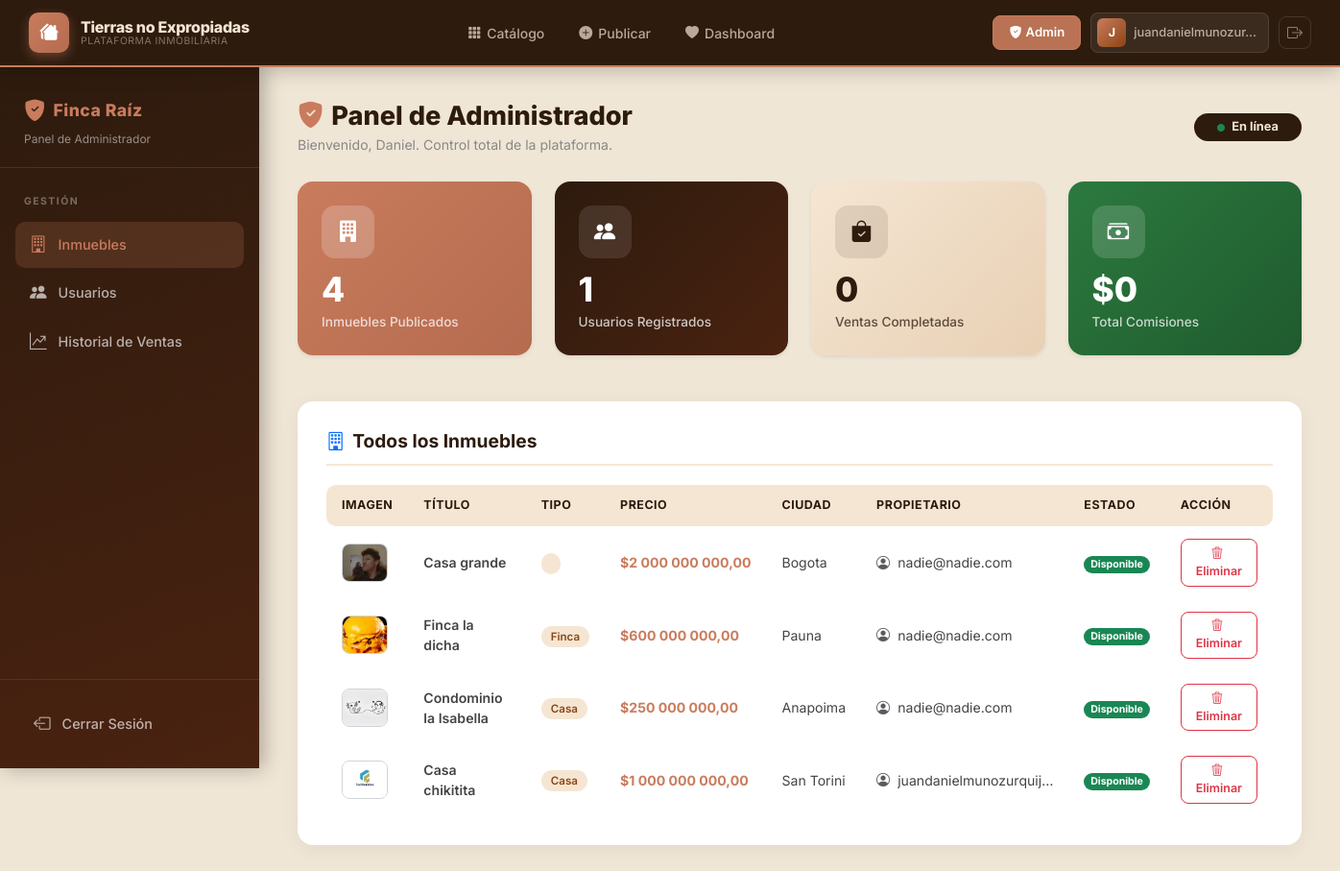
The page /api/auth/admin-dashboard/ (signed in) on the database its author committed.
### apps/usuarios/models.py (models this page shows, shortened)
class Usuario(AbstractUser):
    email = models.EmailField(unique=True)
    telefono = models.CharField(max_length=20, blank=True, null=True)
    es_agente = models.BooleanField(default=False)
    es_cliente = models.BooleanField(default=True)
    estado = models.CharField(
        max_length=20,
        default="disponible"
    )
    USERNAME_FIELD = "email"
    REQUIRED_FIELDS = ["username"]

### apps/inmuebles/models.py (models this page shows, shortened)
class Inmueble(models.Model):
    TIPOS_INMUEBLE = [
        ("apartamento", "Apartamento"),
        ("casa", "Casa"),
        ("finca", "Finca")
    ]
    tipo = models.CharField(
        max_length=20,
        choices=TIPOS_INMUEBLE
    )
    titulo = models.CharField(max_length=150)
    descripcion = models.TextField()
    tipo = models.CharField(max_length=20, choices=TIPOS_INMUEBLE)
    precio = models.DecimalField(max_digits=13, decimal_places=2)
    ciudad = models.CharField(max_length=100)
    imagen = models.ImageField(upload_to="inmuebles/", null=True, blank=True)
    estado = models.CharField(max_length=20, default="disponible")
    propietario = models.ForeignKey(
        Usuario,
        on_delete=models.CASCADE,
        related_name="inmuebles",
    )
    creado_en = models.DateTimeField(auto_now_add=True)

### apps/usuarios/views.py (the view)
# urls.py: path("admin-dashboard/", admin_dashboard, name="admin_dashboard"),
@login_required
def admin_dashboard(request):
    if not request.user.is_superuser:
        return redirect("dashboard")
    todos_inmuebles = Inmueble.objects.all().select_related("propietario").order_by("-creado_en")
    todos_usuarios = Usuario.objects.filter(is_superuser=False).order_by("-date_joined")
    todas_ventas = Venta.objects.all().select_related("inmueble", "comprador").order_by("-fecha")
    total_comisiones = Venta.objects.aggregate(total=Sum("comision"))["total"] or 0
    return render(request, "usuarios/admin_dashboard.html", {
        "todos_inmuebles": todos_inmuebles,
        "todos_usuarios": todos_usuarios,
        "todas_ventas": todas_ventas,
        "total_comisiones": total_comisiones,
        "total_inmuebles": todos_inmuebles.count(),
        "total_usuarios": todos_usuarios.count(),
        "total_ventas": todas_ventas.count(),
    })

### apps/usuarios/templates/usuarios/admin_dashboard.html (shortened to what this page needs)
{% extends "base.html" %}
{% load static %}
{% load humanize %}
{% block content %}
<link href="https://cdn.jsdelivr.net/npm/bootstrap@5.3.0/dist/css/bootstrap.min.css" rel="stylesheet">
<link href="https://cdn.jsdelivr.net/npm/bootstrap-icons/font/bootstrap-icons.css" rel="stylesheet">
<div class="d-flex">
    <nav class="admin-sidebar">
        <div class="brand">
            <div class="d-flex align-items-center gap-2 mb-1">
                <i class="bi bi-shield-fill-check" style="color: var(--admin-accent); font-size:1.4rem;"></i>
                <h4 class="mb-0">Finca Raíz</h4>
            </div>
            <p>Panel de Administrador</p>
        </div>
        <div class="nav-section">
            <span>Gestión</span>
        </div>
        <div class="px-3">
            <button class="nav-link active" onclick="showTab('inmuebles', this)">
                <i class="bi bi-building"></i> Inmuebles
            </button>
            <button class="nav-link" onclick="showTab('usuarios', this)">
                <i class="bi bi-people-fill"></i> Usuarios
            </button>
            <button class="nav-link" onclick="showTab('ventas', this)">
                <i class="bi bi-graph-up-arrow"></i> Historial de Ventas
            </button>
        </div>
        <div class="sidebar-footer">
            <a href="{% url 'logout' %}" class="nav-link">
                <i class="bi bi-box-arrow-left"></i> Cerrar Sesión
            </a>
        </div>
    </nav>
    <main class="admin-main">
        <div class="admin-header">
            <div>
                <h1><i class="bi bi-shield-fill-check me-2" style="color: var(--admin-accent);"></i>Panel de Administrador</h1>
                <p>Bienvenido, {{ request.user.username }}. Control total de la plataforma.</p>
            </div>
            <span class="badge rounded-pill px-4 py-2 fw-bold" style="background:#2D1B0E; color:#F5E6D3; font-size:0.8rem;">
                <i class="bi bi-circle-fill text-success me-1" style="font-size:0.5rem;"></i> En línea
            </span>
        </div>
        <div class="row g-4 mb-5">
            <div class="col-sm-6 col-xl-3">
                <div class="kpi-card kpi-terracota shadow-sm">
                    <div class="kpi-icon" style="background:rgba(255,255,255,0.2);">
                        <i class="bi bi-building-fill"></i>
                    </div>
                    <h2>{{ total_inmuebles }}</h2>
                    <p>Inmuebles Publicados</p>
                </div>
            </div>
            <div class="col-sm-6 col-xl-3">
                <div class="kpi-card kpi-dark shadow-sm">
                    <div class="kpi-icon" style="background:rgba(255,255,255,0.1);">
                        <i class="bi bi-people-fill"></i>
                    </div>
                    <h2>{{ total_usuarios }}</h2>
                    <p>Usuarios Registrados</p>
                </div>
            </div>
            <div class="col-sm-6 col-xl-3">
                <div class="kpi-card kpi-beige shadow-sm">
                    <div class="kpi-icon" style="background:rgba(45,27,14,0.1);">
                        <i class="bi bi-bag-check-fill"></i>
                    </div>
                    <h2>{{ total_ventas }}</h2>
                    <p>Ventas Completadas</p>
                </div>
            </div>
            <div class="col-sm-6 col-xl-3">
                <div class="kpi-card kpi-comision shadow-sm">
                    <div class="kpi-icon" style="background:rgba(255,255,255,0.15);">
                        <i class="bi bi-cash-stack"></i>
                    </div>
                    <h2>${{ total_comisiones|intcomma }}</h2>
                    <p>Total Comisiones</p>
                </div>
            </div>
        </div>
        <div id="tab-inmuebles" class="admin-panel active">
            <h3><i class="bi bi-building me-2 text-primary"></i>Todos los Inmuebles</h3>
            {% if todos_inmuebles %}
            <div class="table-responsive">
                <table class="admin-table">
                    <thead>
                        <tr>
                            <th>Imagen</th>
                            <th>Título</th>
                            <th>Tipo</th>
                            <th>Precio</th>
                            <th>Ciudad</th>
                            <th>Propietario</th>
                            <th>Estado</th>
                            <th>Acción</th>
                        </tr>
                    </thead>
                    <tbody>
                        {% for inmueble in todos_inmuebles %}
                        <tr>
                            <td>
                                {% if inmueble.imagen %}
                                <img src="{{ inmueble.imagen.url }}" class="prop-thumb" alt="{{ inmueble.titulo }}">
                                {% else %}
                                <div class="prop-thumb d-flex align-items-center justify-content-center bg-light">
                                    <i class="bi bi-image text-muted"></i>
                                </div>
                                {% endif %}
                            </td>
                            <td class="fw-semibold">{{ inmueble.titulo }}</td>
                            <td><span class="badge-tipo">{{ inmueble.get_tipo_display|default:inmueble.tipo|title }}</span></td>
                            <td class="fw-bold" style="color:#C97C5D;">${{ inmueble.precio|intcomma }}</td>
                            <td>{{ inmueble.ciudad|title }}</td>
                            <td>
                                <div class="d-flex align-items-center gap-2">
                                    <i class="bi bi-person-circle text-muted"></i>
                                    <span>{{ inmueble.propietario.email|truncatechars:22 }}</span>
                                </div>
                            </td>
                            <td>
                                {% if inmueble.estado == "disponible" %}
                                <span class="badge bg-success rounded-pill">Disponible</span>
                                {% else %}
                                <span class="badge bg-secondary rounded-pill">{{ inmueble.estado|title }}</span>
                                {% endif %}
                            </td>
                            <td>
                                <form method="POST" action="{% url 'eliminar_inmueble_admin' inmueble.id %}"
                                      onsubmit="return confirm('¿Seguro que deseas eliminar «{{ inmueble.titulo }}»? Esta acción no se puede deshacer.')">
                                    <button type="submit" class="btn-del">
                                        <i class="bi bi-trash3 me-1"></i>Eliminar
                                    </button>
                                </form>
                            </td>
                        </tr>
                        {% endfor %}
                    </tbody>
                </table>
            </div>
            {% else %}
            <div class="empty-state">
                <i class="bi bi-building d-block"></i>
                <p>No hay inmuebles publicados aún.</p>
            </div>
            {% endif %}
        </div>
    </main>
</div>
{% endblock %}

### templates/base.html (shortened to what this page needs)
{% load static %}
<!DOCTYPE html>
<html lang="es">
<head>
<link rel="stylesheet" href="{% static 'css/main.css' %}">
<link href="https://cdn.jsdelivr.net/npm/bootstrap@5.3.0/dist/css/bootstrap.min.css" rel="stylesheet">
<link href="https://cdn.jsdelivr.net/npm/bootstrap-icons/font/bootstrap-icons.css" rel="stylesheet">
</head>
<body>
<nav class="tne-navbar">
    <div class="tne-nav-inner">
        <a href="/" class="tne-brand">
            <div class="tne-brand-icon">
                <i class="bi bi-houses-fill"></i>
            </div>
            <div class="tne-brand-text">
                <span class="tne-brand-name">Tierras no Expropiadas</span>
                <span class="tne-brand-tagline">Plataforma Inmobiliaria</span>
            </div>
        </a>
        <div class="tne-nav-links">
            <a href="/api/inmuebles/lista/" class="tne-nav-link">
                <i class="bi bi-grid-3x3-gap-fill"></i> Catálogo
            </a>
            {% if user.is_authenticated %}
            <a href="/api/inmuebles/agregar/" class="tne-nav-link">
                <i class="bi bi-plus-circle-fill"></i> Publicar
            </a>
            <a href="/api/auth/dashboard/" class="tne-nav-link">
                <i class="bi bi-heart-fill"></i> Dashboard
            </a>
            {% endif %}
        </div>
        <div class="tne-nav-actions">
            {% if user.is_authenticated %}
                {% if user.is_superuser %}
                <a href="/api/auth/admin-dashboard/" class="tne-btn-admin">
                    <i class="bi bi-shield-fill-check me-1"></i> Admin
                </a>
                {% else %}
                <a href="/api/auth/dashboard/" class="tne-btn-dashboard">
                    <i class="bi bi-speedometer2 me-1"></i> Mi Panel
                </a>
                {% endif %}
                <div class="tne-user-chip">
                    <div class="tne-avatar">{{ user.email|first|upper }}</div>
                    <span class="tne-username d-none d-lg-inline">{{ user.email|truncatechars:18 }}</span>
                </div>
                <form action="{% url 'logout' %}" method="post" class="d-inline">
                    <button type="submit" class="tne-btn-logout" title="Cerrar sesión">
                        <i class="bi bi-box-arrow-right"></i>
                    </button>
                </form>
            {% endif %}
        </div>
    </div>
</nav>
{% block content %}
{% endblock %}
</body>
</html>

### static/css/main.css (style rules this page uses)
:root { --tne-beige: #F5E6D3; --tne-terracota: #C97C5D; --tne-dark: #2D1B0E; --tne-mid: #8B4513; --tne-white: #FFFFFF; --tne-body-bg: #F0E6D6; }
* { box-sizing: border-box; }
body { margin: 0; padding: 0; font-family: 'Inter', 'Segoe UI', Arial, sans-serif; background-color: var(--tne-body-bg); color: #2D1B0E; }
.tne-navbar { position: sticky; top: 0; z-index: 1000; background: var(--tne-dark); box-shadow: 0 2px 20px rgba(0,0,0,0.25); border-bottom: 2px solid var(--tne-terracota); }
.tne-nav-inner { max-width: 1400px; margin: 0 auto; padding: 0 30px; height: 68px; display: flex; align-items: center; justify-content: space-between; gap: 20px; }
.tne-brand { display: flex; align-items: center; gap: 12px; text-decoration: none; flex-shrink: 0; }
.tne-brand-icon { width: 42px; height: 42px; background: linear-gradient(135deg, var(--tne-terracota), #b56b4f); border-radius: 10px; display: flex; align-items: center; justify-content: center; font-size: 1.2rem; color: white; box-shadow: 0 4px 12px rgba(201, 124, 93, 0.4); transition: transform 0.2s ease; }
.tne-brand-text { display: flex; flex-direction: column; line-height: 1; }
.tne-brand-name { font-size: 1rem; font-weight: 800; color: var(--tne-beige); letter-spacing: -0.3px; white-space: nowrap; }
.tne-brand-tagline { font-size: 0.65rem; color: rgba(245, 230, 211, 0.45); font-weight: 400; margin-top: 2px; letter-spacing: 0.5px; text-transform: uppercase; }
.tne-nav-links { display: flex; align-items: center; gap: 4px; flex: 1; justify-content: center; }
.tne-nav-link { display: flex; align-items: center; gap: 6px; color: rgba(245, 230, 211, 0.7); text-decoration: none; font-size: 0.875rem; font-weight: 500; padding: 8px 16px; border-radius: 8px; transition: all 0.2s ease; white-space: nowrap; }
.tne-nav-actions { display: flex; align-items: center; gap: 10px; flex-shrink: 0; }
.tne-btn-dashboard, .tne-btn-admin { display: inline-flex; align-items: center; font-size: 0.82rem; font-weight: 600; padding: 7px 16px; border-radius: 8px; text-decoration: none; transition: all 0.2s ease; }
.tne-btn-admin { background: rgba(201, 124, 93, 0.9); color: white; border: 1.5px solid var(--tne-terracota); }
.tne-user-chip { display: flex; align-items: center; gap: 8px; background: rgba(255,255,255,0.07); border-radius: 8px; padding: 5px 12px 5px 6px; border: 1px solid rgba(255,255,255,0.1); }
.tne-avatar { width: 30px; height: 30px; border-radius: 6px; background: linear-gradient(135deg, var(--tne-terracota), var(--tne-mid)); display: flex; align-items: center; justify-content: center; font-size: 0.78rem; font-weight: 700; color: white; flex-shrink: 0; }
.tne-username { font-size: 0.8rem; color: rgba(245, 230, 211, 0.7); font-weight: 500; }
.tne-btn-logout { background: transparent; border: 1.5px solid rgba(255,255,255,0.12); color: rgba(245, 230, 211, 0.5); width: 34px; height: 34px; border-radius: 8px; cursor: pointer; font-size: 1rem; display: flex; align-items: center; justify-content: center; transition: all 0.2s ease; }

### rows shown on the page
Usuario: email|first "J", email "juandanielmunozur…", user.username "Daniel"
Inmueble: imagen (picture), titulo "Casa grande", precio "2 000 000 000,00", ciudad "Bogota", propietario.email "nadie@nadie.com", estado "Disponible"
Inmueble: imagen (picture), titulo "Finca la dicha", tipo "Finca", precio "600 000 000,00", ciudad "Pauna", propietario.email "nadie@nadie.com", estado "Disponible"
Inmueble: imagen (picture), titulo "Condominio la Isabella", tipo "Casa", precio "250 000 000,00", ciudad "Anapoima", propietario.email "nadie@nadie.com", estado "Disponible"
Inmueble: imagen (picture), titulo "Casa chikitita", tipo "Casa", precio "1 000 000 000,00", ciudad "San Torini", propietario.email "juandanielmunozurquij…", estado "Disponible"

### other values the page prints
{{ total_inmuebles }} "4"
{{ total_usuarios }} "1"
{{ total_ventas }} "0"
{{ total_comisiones|intcomma }} "0"
